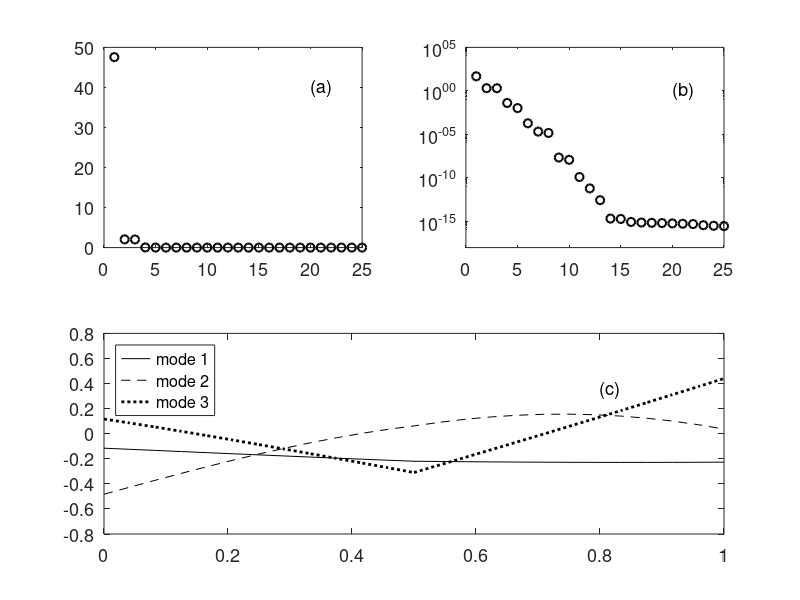

Source code (MATLAB):
clear all; clc; close all;

x=linspace(0,1,25);
t=linspace(0,2,50);

[T,X]=meshgrid(t,x);
f=exp(-abs((X-.5).*(T-1)))+sin(X.*T);
subplot(2,2,1)
surfl(X,T,f), shading interp, colormap(gray)

[u,s,v]=svd(f); % perform SVD
for j=1:3
  ff=u(:,1:j)*s(1:j,1:j)*v(:,1:j)'; % modal projections
  subplot(2,2,j+1)
  surfl(X,T,ff), shading interp, colormap(gray)
  set(gca,'Zlim',[0.5 2])
end
subplot(2,2,1), text(-0.5,1,0.5,'(a)','Fontsize',[14])
subplot(2,2,2), text(-0.5,1,0.5,'(b)','Fontsize',[14])
subplot(2,2,3), text(-0.5,1,0.5,'(c)','Fontsize',[14])
subplot(2,2,4), text(-0.5,1,0.5,'(d)','Fontsize',[14])

sig=diag(s);
subplot(2,2,1), plot(sig,'ko','Linewidth',[1.5])
axis([0 25 0 50])
set(gca,'Fontsize',[13],'Xtick',[0 5 10 15 20 25])
text(20,40,'(a)','Fontsize',[13])
subplot(2,2,2), semilogy(sig,'ko','Linewidth',[1.5])
axis([0 25 10^(-18) 10^(5)])
set(gca,'Fontsize',[13],'Ytick',[10^(-15) 10^(-10) 10^(-5) 10^0 10^5],'Xtick',[0 5 10 15 20 25]);
text(20,10^0,'(b)','Fontsize',[13])
subplot(2,1,2)
plot(x,u(:,1),'k',x,u(:,2),'k--',x,u(:,3),'k:','Linewidth',[2])
set(gca,'Fontsize',[13])
legend('mode 1','mode 2','mode 3','Location','NorthWest')
text(0.8,0.35,'(c)','Fontsize',[13])

energy1=sig(1)/sum(sig)
energy3=sum(sig(1:3))/sum(sig)
